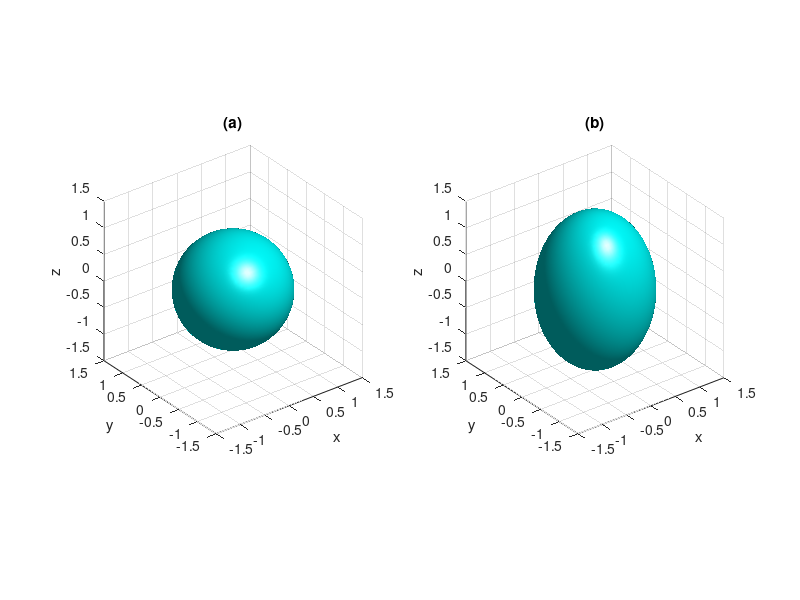

MATLAB code for this plot:
clear all


subplot(1,2,1);

f1 = @(x,y,z) x.*x+y.*y+z.*z-1;%圆球函数表达式

[x,y,z] = meshgrid(-1:0.05:1,-1:0.05:1,-2:0.05:2);%画图范围

v = f1(x,y,z);
h = patch(isosurface(x,y,z,v,0));

isonormals(x,y,z,v,h)              
set(h,'FaceColor',[0,1,1],'EdgeColor','none');

xlabel('x');
ylabel('y');
zlabel('z');

%alpha(1)   
view(-37.5,30);
%view(0,0);
axis equal; 
%axis off; 

grid on;

camlight; %打光
lighting gouraud
title('(a)');
axis([-1.5,1.5 -1.5,1.5 -1.5,1.5]);


subplot(1,2,2);

f2 = @(x,y,z) x.*x+y.*y+z.*z/2-1;%椭球函数表达式

[x,y,z] = meshgrid(-1:0.05:1,-1:0.05:1,-2:0.05:2);%画图范围

v = f2(x,y,z);
h = patch(isosurface(x,y,z,v,0));

isonormals(x,y,z,v,h)              
set(h,'FaceColor',[0,1,1],'EdgeColor','none');

xlabel('x');
ylabel('y');
zlabel('z');

%alpha(1)   
view(-37.5,30);
%view(0,0);
axis equal; 
%axis off; 

grid on;

camlight; %打光
lighting gouraud

title('(b)');
axis([-1.5,1.5 -1.5,1.5 -1.5,1.5]);
